Frame 1 (no input): blank canvas, image omitted
Frame 60 (no input): blank canvas, image omitted
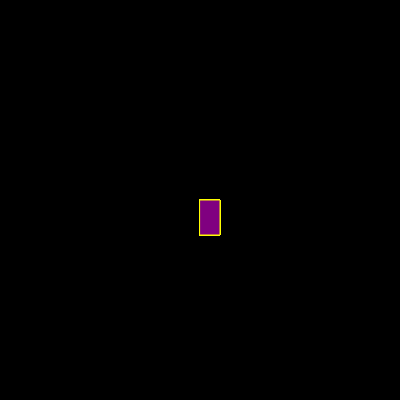
Frame 120 (the mouse pressed at the canvas centre since frame 60)

The p5.js sketch whose frames 1 and 60 were blank and that drew this single picture after the mouse press (run headless with seeded random() and noise() and a simulated clock; from frame 60 on, the mouse is pressed at the canvas centre):

// p5.js sketch
// ── sketch.js
function setup() {
    createCanvas(400, 400);
     background(0);
  }
  
  function draw() {
   
    
    stroke ('yellow');
    fill ("purple");
    
    if (mouseIsPressed){
      
      rect (mouseX, mouseY, 20, 35);
    }
  }
